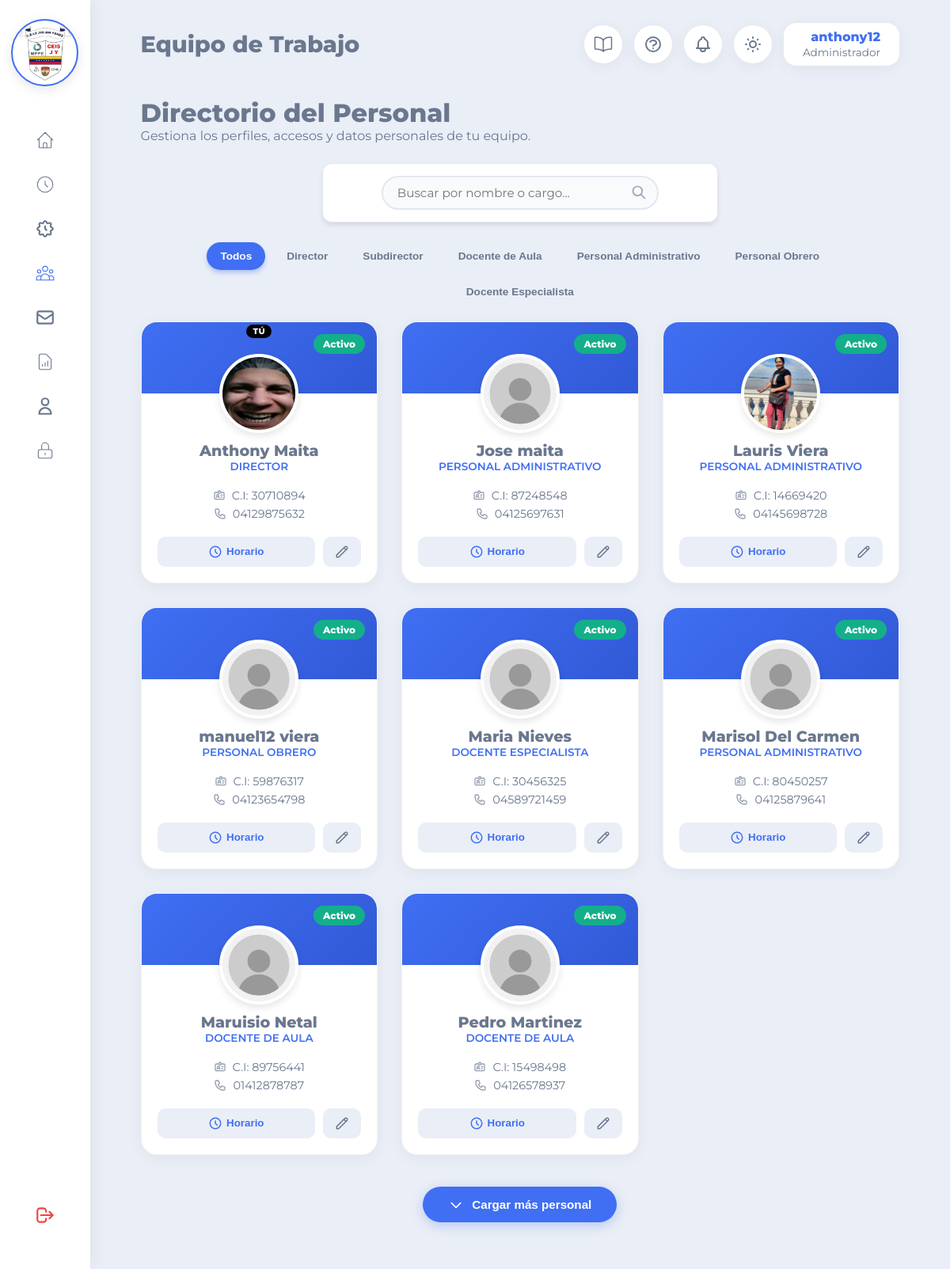
/vistas/personal.php (signed in), run on the app's committed database.
### tables this page shows
CREATE TABLE `cargos` (
  `id_cargo` int(11) NOT NULL AUTO_INCREMENT,
  `nombre_cargo` varchar(100) NOT NULL,
  PRIMARY KEY (`id_cargo`)
);

CREATE TABLE `personal` (
  `id_personal` int(11) NOT NULL AUTO_INCREMENT,
  `cedula` varchar(15) NOT NULL,
  `nombres` varchar(100) NOT NULL,
  `apellidos` varchar(100) NOT NULL,
  `foto_perfil` varchar(255) NOT NULL DEFAULT 'default.png',
  `telefono` varchar(20) NOT NULL,
  `id_cargo` int(11) NOT NULL,
  `id_usuario` int(11) NOT NULL,
  `hora_entrada_personalizada` time DEFAULT NULL,
  `hora_salida_personalizada` time DEFAULT NULL,
  `fecha_ingreso` date DEFAULT curdate(),
  PRIMARY KEY (`id_personal`),
  UNIQUE KEY `cedula_unica` (`cedula`),
  KEY `fk_personal_cargo` (`id_cargo`),
  KEY `fk_personal_usuario` (`id_usuario`),
  CONSTRAINT `fk_personal_cargo` FOREIGN KEY (`id_cargo`) REFERENCES `cargos` (`id_cargo`) ON UPDATE CASCADE,
  CONSTRAINT `fk_personal_usuario` FOREIGN KEY (`id_usuario`) REFERENCES `usuarios` (`id_usuario`) ON DELETE CASCADE ON UPDATE CASCADE
);

CREATE TABLE `usuarios` (
  `id_usuario` int(11) NOT NULL AUTO_INCREMENT,
  `nombre_usuario` varchar(50) NOT NULL,
  `password` varchar(255) NOT NULL,
  `id_rol` int(11) NOT NULL,
  `estado` enum('Activo','Inactivo') DEFAULT 'Activo',
  `pregunta_1` int(11) NOT NULL,
  `respuesta_1` varchar(255) NOT NULL,
  `pregunta_2` int(11) NOT NULL,
  `respuesta_2` varchar(255) NOT NULL,
  `pregunta_3` int(11) NOT NULL,
  `respuesta_3` varchar(255) NOT NULL,
  PRIMARY KEY (`id_usuario`),
  UNIQUE KEY `usuario_unico` (`nombre_usuario`),
  KEY `fk_usuario_rol` (`id_rol`),
  CONSTRAINT `fk_usuario_rol` FOREIGN KEY (`id_rol`) REFERENCES `roles` (`id_rol`) ON UPDATE CASCADE
);

### vistas/personal.php (the view, shortened to what this page needs)
<?php
require_once '../configuracion/conexion.php';
try {
    $sql = "SELECT p.id_personal, p.cedula, p.nombres, p.apellidos, p.telefono, p.foto_perfil,
                   p.hora_entrada_personalizada, p.hora_salida_personalizada, p.id_cargo,
                   c.nombre_cargo, u.estado, u.id_usuario, u.id_rol, u.nombre_usuario
            FROM personal p
            INNER JOIN cargos c ON p.id_cargo = c.id_cargo
            INNER JOIN usuarios u ON p.id_usuario = u.id_usuario
            ORDER BY p.nombres ASC";
    $stmt = $conexion->query($sql);
    $lista_personal = $stmt->fetchAll(PDO::FETCH_ASSOC);
    $stmt_cargos = $conexion->query("SELECT id_cargo, nombre_cargo FROM cargos ORDER BY id_cargo ASC");
    $cargos = $stmt_cargos->fetchAll(PDO::FETCH_ASSOC);
} catch (PDOException $e) {
    $lista_personal = [];
    $lista_roles = [];
    $cargos = [];
}
?>
<!DOCTYPE html>
<html lang="es" data-theme="light">
<head>
    <link rel="stylesheet" href="../recursos/css/principal.css?v=<?php echo time(); ?>">
    <link rel="stylesheet" href="../recursos/css/guia_dinamica.css?v=<?php echo time(); ?>">
</head>
<body>
   <?php $pagina_activa = 'personal'; require_once 'componentes/sidebar.php'; ?>
    <div class="contenedor-principal">
     <?php $titulo_pagina = 'Equipo de Trabajo'; require_once 'componentes/topbar.php'; ?>
        <main class="contenido">
            <div class="cabecera-personal">
                <div>
                    <h1>Directorio del Personal</h1>
                    <p>Gestiona los perfiles, accesos y datos personales de tu equipo.</p>
                </div>
            </div>
            <div class="contenedor-filtros-globales" style="justify-content: center; margin-inline: auto; max-inline-size: 500px; margin-block-end: 25px; padding: 15px;">
                <div class="contenedor-busqueda-elegante" style="margin: 0; inline-size: 100%;">
                  <input type="text" id="buscador-universal" class="campo-busqueda-elegante" placeholder="Buscar por nombre o cargo...">
                </div>
            </div>
            <div class="botones-filtro-cargo">
                <button class="btn-filtro activo" onclick="aplicarFiltroUniversal('todos', this, true)">Todos</button>
                <?php foreach($cargos as $c): ?>
                    <button class="btn-filtro" onclick="aplicarFiltroUniversal(<?php echo $c['id_cargo']; ?>, this, true)">
                        <?php echo htmlspecialchars($c['nombre_cargo']); ?>
                    </button>
                <?php endforeach; ?>
            </div>
            <div class="grid-perfiles">
                <?php foreach ($lista_personal as $emp): ?>
                    <?php $esMiPerfil = ($emp['id_usuario'] == $_SESSION['id_usuario']); ?>
                    <div class="tarjeta-perfil item-filtrable <?php echo ($emp['estado'] == 'Inactivo') ? 'inactivo' : ''; ?>" data-cargo="<?php echo $emp['id_cargo']; ?>">
                        <div class="banner-tarjeta">
                            <span class="etiqueta-estado"><?php echo $emp['estado']; ?></span>
                            <?php if ($esMiPerfil): ?>
                                <span style="background: #000000;color:#fff;font-size:0.65rem;font-weight:700;padding:2px 8px;border-radius:20px;letter-spacing:0.5px;text-transform:uppercase;">Tú</span>
                            <?php endif; ?>
                        </div>
                        <div class="contenedor-avatar">
                            <img src="../recursos/img/perfiles/<?php echo htmlspecialchars($emp['foto_perfil']); ?>" alt="Foto" loading="lazy">
                        </div>
                        <div class="info-perfil">
                            <h3 class="nombre-empleado"><?php echo htmlspecialchars($emp['nombres'] . ' ' . $emp['apellidos']); ?></h3>
                            <span class="cargo-empleado"><?php echo htmlspecialchars($emp['nombre_cargo']); ?></span>
                            <div class="detalles-empleado">
                                <p> C.I: <?php echo htmlspecialchars($emp['cedula']); ?></p>
                                <p> <?php echo htmlspecialchars($emp['telefono']); ?></p>
                            </div>
                            <div class="acciones-perfil">
                                <button class="btn-editar-horario"
                                    data-id="<?php echo $emp['id_personal']; ?>"
                                    data-nombre="<?php echo htmlspecialchars($emp['nombres'] . ' ' . $emp['apellidos']); ?>"
                                    data-entrada="<?php echo $emp['hora_entrada_personalizada'] ? date('H:i', strtotime($emp['hora_entrada_personalizada'])) : ''; ?>"
                                    data-salida="<?php echo $emp['hora_salida_personalizada'] ? date('H:i', strtotime($emp['hora_salida_personalizada'])) : ''; ?>"
                                    onclick="abrirModalHorario(this)">
                                    <svg xmlns="http://www.w3.org/2000/svg" fill="none" viewBox="0 0 24 24" stroke="currentColor"><path stroke-linecap="round" stroke-linejoin="round" stroke-width="2" d="M12 8v4l3 3m6-3a9 9 0 11-18 0 9 9 0 0118 0z" /></svg> Horario
                                </button>
                                <button class="btn-editar-usuario"
                                    data-idpersonal="<?php echo $emp['id_personal']; ?>"
                                    data-idusuario="<?php echo $emp['id_usuario']; ?>"
                                    data-nombres="<?php echo htmlspecialchars($emp['nombres']); ?>"
                                    data-apellidos="<?php echo htmlspecialchars($emp['apellidos']); ?>"
                                    data-cedula="<?php echo htmlspecialchars($emp['cedula']); ?>"
                                    data-telefono="<?php echo htmlspecialchars($emp['telefono']); ?>"
                                    data-usuario="<?php echo htmlspecialchars($emp['nombre_usuario']); ?>"
                                    data-cargo="<?php echo $emp['id_cargo']; ?>"
                                    data-estado="<?php echo $emp['estado']; ?>"
                                    data-rol="<?php echo $emp['id_rol']; ?>"
                                    onclick="abrirModalEditar(this)">
                                    <svg xmlns="http://www.w3.org/2000/svg" fill="none" viewBox="0 0 24 24" stroke="currentColor"><path stroke-linecap="round" stroke-linejoin="round" stroke-width="2" d="M15.232 5.232l3.536 3.536m-2.036-5.036a2.5 2.5 0 113.536 3.536L6.5 21.036H3v-3.572L16.732 3.732z" /></svg>
                                </button>
                            </div>
                        </div>
                    </div>
                <?php endforeach; ?>
            </div>
            <div id="contenedor-ver-mas-personal" style="text-align: center; margin-block-start: 10px; margin-block-end: 30px; display: none;">
                <button id="btn-ver-mas-personal" class="btn-guardar" style="background-color: var(--primary-color); border-radius: 25px; padding: 0.8rem 2rem; font-size: 0.95rem;">
                    <svg xmlns="http://www.w3.org/2000/svg" fill="none" viewBox="0 0 24 24" stroke="currentColor" style="inline-size: 20px; block-size: 20px;"><path stroke-linecap="round" stroke-linejoin="round" stroke-width="2" d="M19 9l-7 7-7-7" /></svg>
                    Cargar más personal
                </button>
            </div>
        </main>
    </div>
</body>
</html>

### data on the page
cargos: nombre_cargo "Director"
cargos: nombre_cargo "Subdirector"
cargos: nombre_cargo "Docente de Aula"
cargos: nombre_cargo "Personal Administrativo"
cargos: nombre_cargo "Personal Obrero"
cargos: nombre_cargo "Docente Especialista"
personal: id_usuario.estado "Activo", shows "TÚ", foto_perfil (picture), nombres+apellidos "Anthony Maita", id_cargo.nombre_cargo "DIRECTOR", cedula "30710894", telefono "04129875632"
personal: id_usuario.estado "Activo", foto_perfil (placeholder picture), nombres+apellidos "Jose maita", id_cargo.nombre_cargo "PERSONAL ADMINISTRATIVO", cedula "87248548", telefono "04125697631"
personal: id_usuario.estado "Activo", foto_perfil (picture), nombres+apellidos "Lauris Viera", id_cargo.nombre_cargo "PERSONAL ADMINISTRATIVO", cedula "14669420", telefono "04145698728"
personal: id_usuario.estado "Activo", foto_perfil (placeholder picture), nombres+apellidos "manuel12 viera", id_cargo.nombre_cargo "PERSONAL OBRERO", cedula "59876317", telefono "04123654798"
personal: id_usuario.estado "Activo", foto_perfil (placeholder picture), nombres+apellidos "Maria Nieves", id_cargo.nombre_cargo "DOCENTE ESPECIALISTA", cedula "30456325", telefono "04589721459"
personal: id_usuario.estado "Activo", foto_perfil (placeholder picture), nombres+apellidos "Marisol Del Carmen", id_cargo.nombre_cargo "PERSONAL ADMINISTRATIVO", cedula "80450257", telefono "04125879641"
personal: id_usuario.estado "Activo", foto_perfil (placeholder picture), nombres+apellidos "Maruisio Netal", id_cargo.nombre_cargo "DOCENTE DE AULA", cedula "89756441", telefono "01412878787"
personal: id_usuario.estado "Activo", foto_perfil (placeholder picture), nombres+apellidos "Pedro Martinez", id_cargo.nombre_cargo "DOCENTE DE AULA", cedula "15498498", telefono "04126578937"

### other printed values
$titulo_pagina "Equipo de Trabajo"
$nombre "anthony12"
$rol "Administrador"
